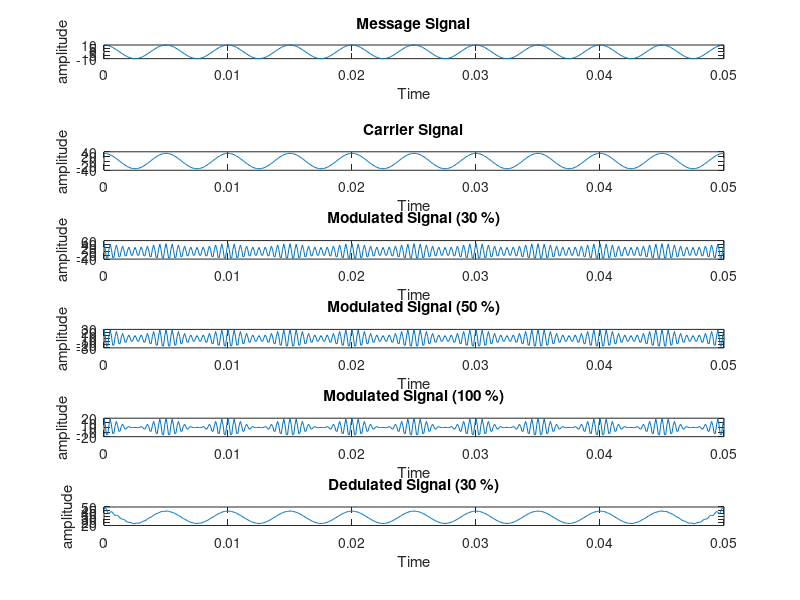
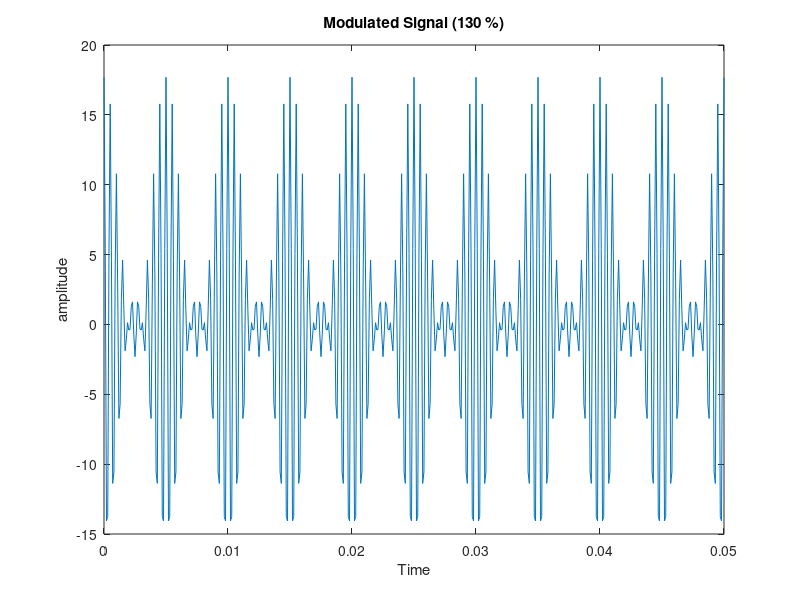
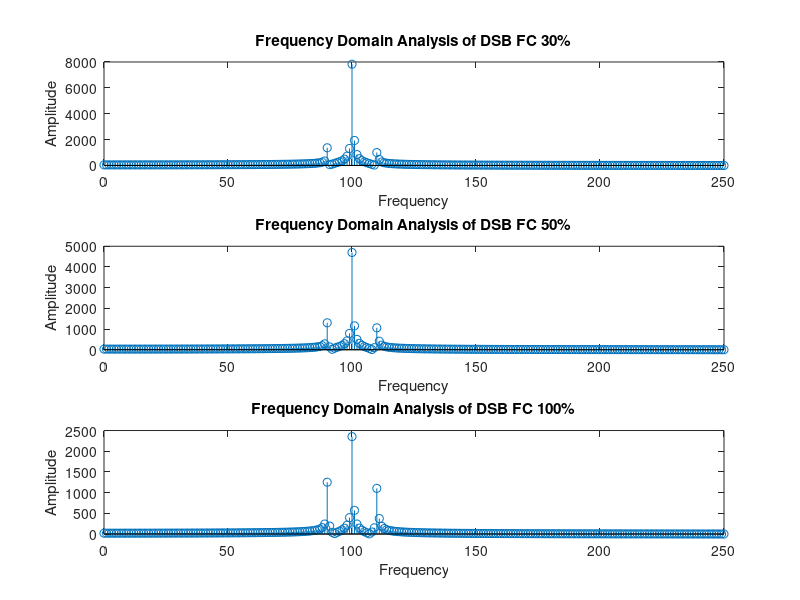

These figures' MATLAB source, in order:
t = 0:0.0001:0.05;
Am = 10;
fm = 200;
fc = 2000;

subplot(8,1,1)
message = Am * cos (2 * pi * fm * t);
plot(t, message)
xlabel("Time");
ylabel("amplitude");
title("Message Signal")

mu = 0.3;

subplot(6,1,2)
carrier = message/mu;
plot(t, carrier);
xlabel("Time");
ylabel("amplitude");
title("Carrier Signal")


% mu = 0.3
mu = 0.3;
Ac = Am/mu;

subplot(6,1,3)
y_AM = (Ac * (1 + mu * cos (2 * pi * fm * t))) .* cos(2 * pi * fc * t);
temp = y_AM;
temp1 = y_AM;
plot(t, y_AM)
xlabel("Time");
ylabel("amplitude");
title("Modulated Signal (30 %)")

% mu = 0.5
mu = 0.5;
Ac = Am/mu;

subplot(6,1,4)
y_AM = (Ac * (1 + mu * cos (2 * pi * fm * t))) .* cos(2 * pi * fc * t);
temp2 = y_AM;
plot(t, y_AM)
xlabel("Time");
ylabel("amplitude");
title("Modulated Signal (50 %)")

% mu = 1
mu = 1;
Ac = Am/mu;

subplot(6,1,5)
y_AM = (Ac * (1 + mu * cos (2 * pi * fm * t))) .* cos(2 * pi * fc * t);
temp3 = y_AM;
plot(t, y_AM)
xlabel("Time");
ylabel("amplitude");
title("Modulated Signal (100 %)")

subplot(6,1,6)
demodulated = abs(hilbert(temp));
plot(t, demodulated);
xlabel("Time");
ylabel("amplitude");
title("Dedulated Signal (30 %)")

% Overmodulated
figure()
mu = 1.3;
Ac = Am/mu;
y_AM = (Ac * (1 + mu * cos (2 * pi * fm * t))) .* cos(2 * pi * fc * t);
plot(t, y_AM);
xlabel("Time");
ylabel("amplitude");
title("Modulated Signal (130 %)")


figure()
subplot(3,1,1)
N = length(t);
y = fft(temp1, N);
z = y(1: (floor(N/2) + 1));
k=0:(floor(N/2));
stem(k, abs(z))
xlabel("Frequency");
ylabel("Amplitude");
title("Frequency Domain Analysis of DSB FC 30%")

subplot(3,1,2)
N = length(t);
y = fft(temp2, N);
z = y(1: (floor(N/2) + 1));
k=0:(floor(N/2));
stem(k, abs(z))
xlabel("Frequency");
ylabel("Amplitude");
title("Frequency Domain Analysis of DSB FC 50%")

subplot(3,1,3)
N = length(t);
y = fft(temp3, N);
z = y(1: (floor(N/2) + 1));
k=0:(floor(N/2));
stem(k, abs(z))
xlabel("Frequency");
ylabel("Amplitude");
title("Frequency Domain Analysis of DSB FC 100%")